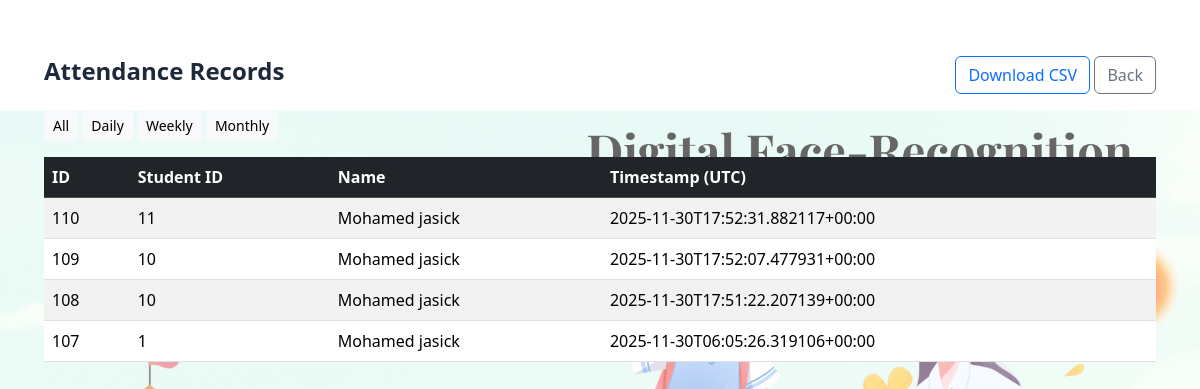
Page /attendance_record?period=daily on the committed database.
### tables this page shows
CREATE TABLE attendance (
                    id INTEGER PRIMARY KEY AUTOINCREMENT,
                    student_id INTEGER,
                    name TEXT,
                    timestamp TEXT
                );

### app.py (the view)
@app.route("/attendance_record", methods=["GET"])
def attendance_record():
    period = request.args.get("period", "all")  # all, daily, weekly, monthly
    conn = sqlite3.connect(DB_PATH)
    c = conn.cursor()
    q = "SELECT id, student_id, name, timestamp FROM attendance"
    params = ()
    if period == "daily":
        today = datetime.date.today().isoformat()
        q += " WHERE date(timestamp) = ?"
        params = (today,)
    elif period == "weekly":
        start = (datetime.date.today() - datetime.timedelta(days=7)).isoformat()
        q += " WHERE date(timestamp) >= ?"
        params = (start,)
    elif period == "monthly":
        start = (datetime.date.today() - datetime.timedelta(days=30)).isoformat()
        q += " WHERE date(timestamp) >= ?"
        params = (start,)
    q += " ORDER BY timestamp DESC LIMIT 5000"
    c.execute(q, params)
    rows = c.fetchall()
    conn.close()
    return render_template("attendance_record.html", records=rows, period=period)

### templates/attendance_record.html (shortened to what this page needs)
<!doctype html>
<html>
<head>
  <link href="https://cdn.jsdelivr.net/npm/bootstrap@5.3.1/dist/css/bootstrap.min.css" rel="stylesheet">
  <link rel="stylesheet" href="{{ url_for('static', filename='css/style.css') }}">
</head>
<body>
<div class="container my-4">
  <div class="d-flex justify-content-between align-items-center mb-3">
    <h4>Attendance Records</h4>
    <div>
      <a class="btn btn-outline-primary" href="/download_csv">Download CSV</a>
      <a class="btn btn-outline-secondary" href="/">Back</a>
    </div>
  </div>
  <div class="mb-3">
    <a href="/attendance_record?period=all" class="btn btn-sm btn-light">All</a>
    <a href="/attendance_record?period=daily" class="btn btn-sm btn-light">Daily</a>
    <a href="/attendance_record?period=weekly" class="btn btn-sm btn-light">Weekly</a>
    <a href="/attendance_record?period=monthly" class="btn btn-sm btn-light">Monthly</a>
  </div>
  <div class="table-responsive">
    <table class="table table-striped">
      <thead class="table-dark">
        <tr><th>ID</th><th>Student ID</th><th>Name</th><th>Timestamp (UTC)</th></tr>
      </thead>
      <tbody>
      {% for r in records %}
        <tr><td>{{ r[0] }}</td><td>{{ r[1] }}</td><td>{{ r[2] }}</td><td>{{ r[3] }}</td></tr>
      {% endfor %}
      </tbody>
    </table>
  </div>
</div>
</body>
</html>

### static/css/style.css (style rules this page uses)
html, body { height: 100%; margin: 0; }
body { font-family: 'Segoe UI', Tahoma, Geneva, Verdana, sans-serif; background: url('static/images/bg.png') no-repeat center center fixed; background-size: contain; margin: 0; color: #1e293b; display: flex; justify-content: flex-end; align-items: flex-start; padding: 2rem; }
body::before { content: ''; position: fixed; inset: 0; background: rgba(255,255,255,0.4); z-index: -1; }
h5, h4, h3 { font-weight: 600; }

### rows in the picture
attendance: id "110", student "11", name "Mohamed jasick", timestamp "2025-11-30T17:52:31.882117+00:00"
attendance: id "109", student "10", name "Mohamed jasick", timestamp "2025-11-30T17:52:07.477931+00:00"
attendance: id "108", student "10", name "Mohamed jasick", timestamp "2025-11-30T17:51:22.207139+00:00"
attendance: id "107", student "1", name "Mohamed jasick", timestamp "2025-11-30T06:05:26.319106+00:00"
